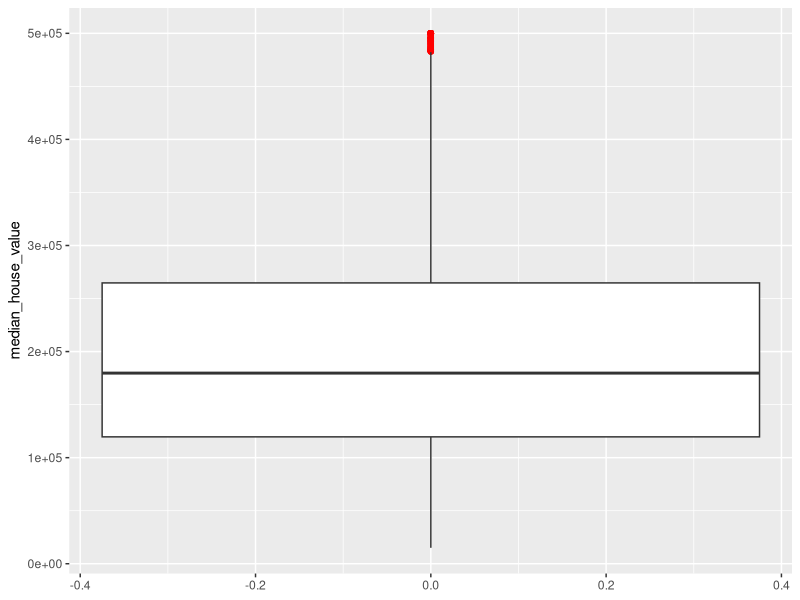
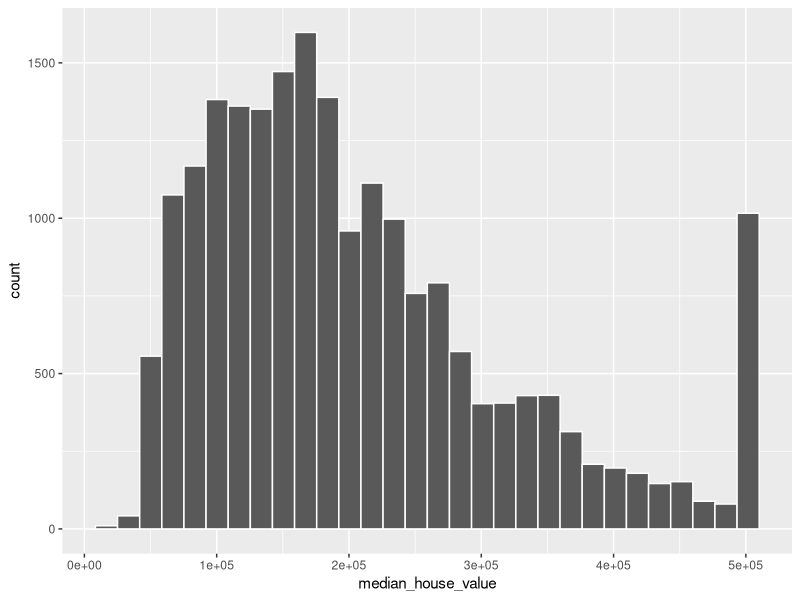
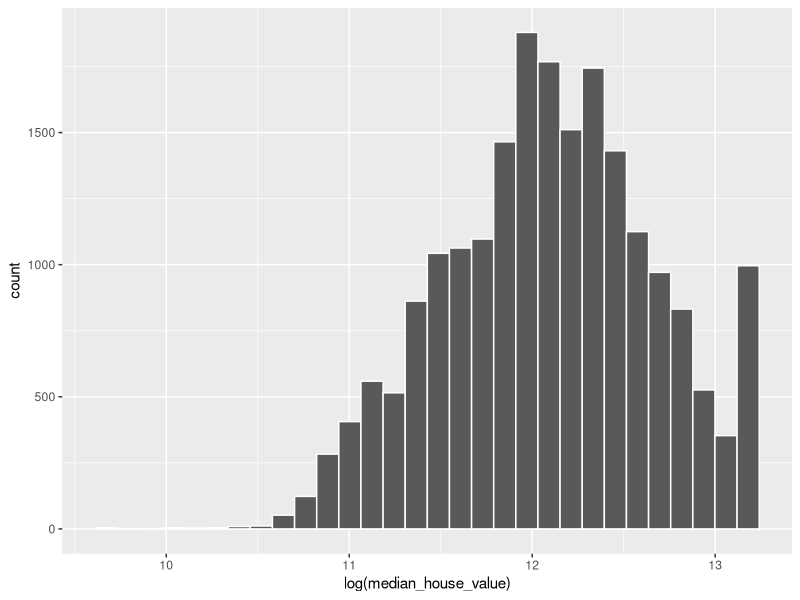
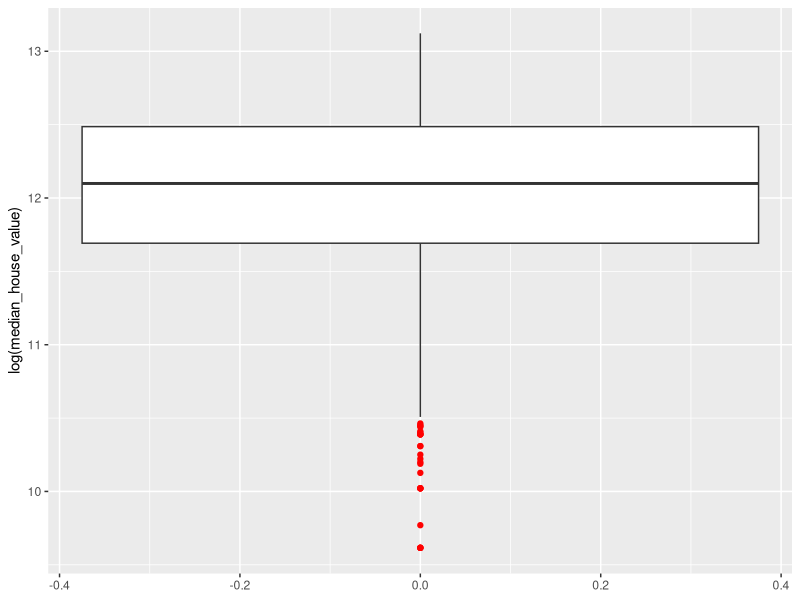
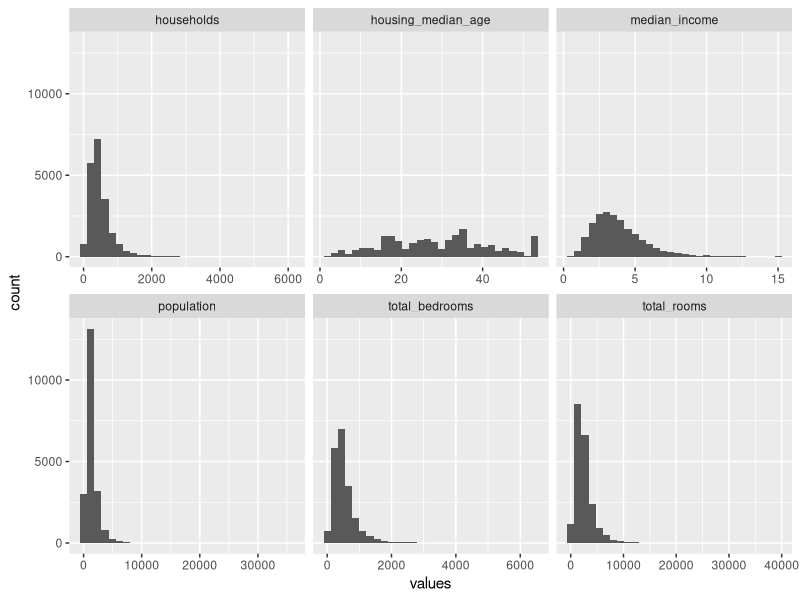
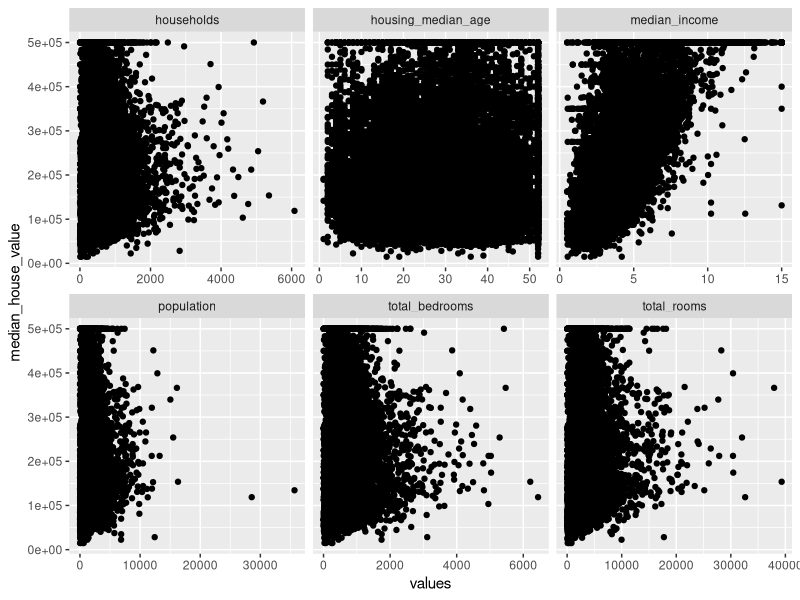
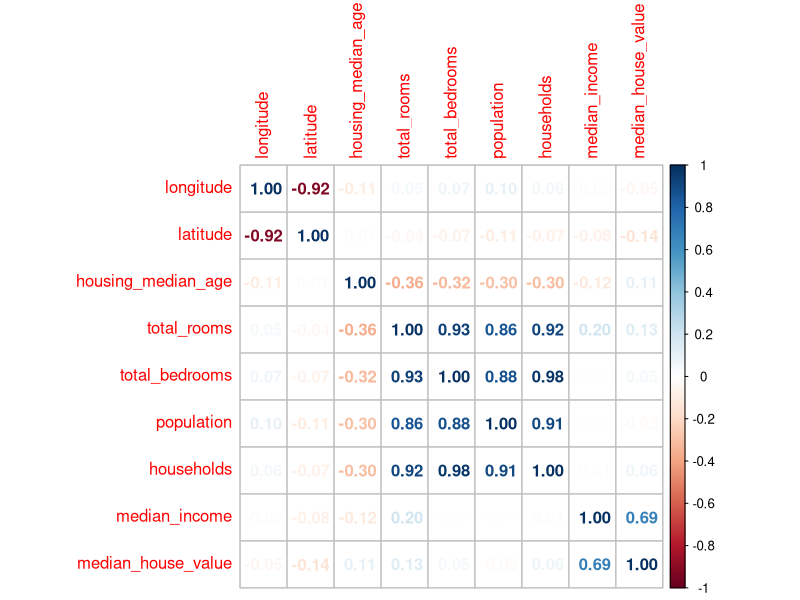
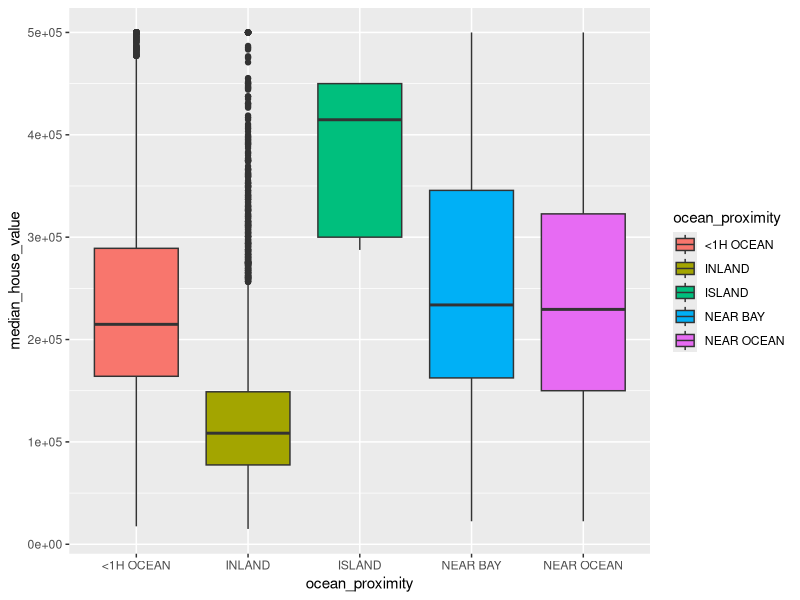

Source code (R) for these figures, in order:
## ---- chunk 1
library(tidyverse)
library(readxl)
## ---- chunk 2
getwd()
list.files()
## ---- chunk 3
housing_price <- read_xlsx("housing.xlsx")

head(housing_price)
## ---- chunk 4
glimpse(housing_price)
## ---- chunk 5
summary(housing_price)
## ---- chunk 6
ggplot( data = housing_price, aes(y=median_house_value ))+
  geom_boxplot(outlier.colour = "red")
## ---- chunk 7
summary(housing_price$median_house_value)
## ---- chunk 8
Q1 <-119600
Q3 <- 264725
IQR <- Q3 - Q1
IQR
IQR(housing_price$median_house_value)
## ---- chunk 9
outliers<-  housing_price %>% 
  filter( median_house_value < Q1 - 1.5 *IQR  | median_house_value > Q3 + 1.5 *IQR )

outliers

nrow(outliers)/ nrow(housing_price)*100
## ---- chunk 10
ggplot( data = housing_price, aes(x=median_house_value ))+
   geom_histogram(color= "white")
  
## ---- chunk 11
ggplot(data = housing_price, aes(x= log(median_house_value )))+
   geom_histogram(color= "white")
   
## ---- chunk 12
ggplot(data = housing_price, aes(y= log(median_house_value )))+
   #geom_histogram(color= "white")
   geom_boxplot(outlier.colour = "red")
## ---- chunk 13
housing_priceT <- housing_price %>% 
  mutate(log_median_house_value = log(median_house_value))

## ---- chunk 14
summary(housing_priceT)
## ---- chunk 15
summary(housing_priceT$log_median_house_value)
## ---- chunk 16
Q1 <-11.691
Q3 <- 12.486 
IQR <- Q3 - Q1
IQR

## ---- chunk 17
outliers <- housing_priceT %>% 
  filter( log_median_house_value < Q1 - 1.5 *IQR  | log_median_house_value  > Q3 + 1.5 *IQR )


dim(outliers)

## ---- chunk 18

housing_price %>% 
  filter( median_house_value > Q1 - 1.5 *IQR  & median_house_value < Q3 + 1.5 *IQR )

## ---- chunk 19
housing_priceT <- housing_price %>% 
  mutate(median_house_value = log(median_house_value))

## ---- chunk 20

housing_price %>% 
  pivot_longer(cols =housing_median_age : median_income,names_to = "variables", values_to = "values" ) %>% 
                    
ggplot( aes(x= values)) +
  geom_histogram() +
  facet_wrap(~ variables, scales = 'free_x') 
 
## ---- chunk 21
housing_price %>% 
  pivot_longer(cols =housing_median_age : median_income,names_to = "variables", values_to = "values" ) %>% 
                    
ggplot( aes(x= values, y= median_house_value)) +
  geom_point() +
  facet_wrap(~ variables, scales = 'free_x') 
 
## ---- chunk 22

M<-housing_price %>% 
  drop_na(total_bedrooms) %>% 
   select(-ocean_proximity, ) %>%  cor()
M
## ---- chunk 23
library(corrplot)
corrplot( M, method = "number")

## ---- chunk 24
ggplot(data= housing_price, aes(x= ocean_proximity, y =median_house_value, fill= ocean_proximity))+
  geom_boxplot()
## ---- chunk 25
ggplot(housing_price, aes(x = longitude, y = latitude, color = median_house_value)) +
  geom_point()+
  scale_color_gradient(low = "yellow", high = "red")

## ---- chunk 26
 housing_price <- housing_price %>% 
  mutate(ocean_proximity = as.factor(ocean_proximity))

housing_price
## ---- chunk 27
(sum(is.na(housing_price$total_bedrooms))/ nrow(housing_price)) * 100
## ---- chunk 28
housing_price <- housing_price %>% 
               drop_na(total_bedrooms)
summary(housing_price$total_bedrooms)
## ---- chunk 29
housing_price <- housing_price %>% 
  mutate(log_median_house_value = log(median_house_value))

housing_price
## ---- chunk 30
housing_price <- housing_price %>% 
  filter(!median_house_value %in% outliers$log_median_house_value)

## ---- chunk 31
ggplot(data = housing_price, aes(y= log_median_house_value ))+
   geom_boxplot(outlier.colour = "red")

## ---- chunk 32

normalize <- function(x) {
  result <- (x - min(x, na.rm = TRUE)
  ) / (max(x, na.rm = TRUE) - min(x, na.rm = TRUE))
  
  return(result)
}

## ---- chunk 33
housing_price <- housing_price %>% 
 mutate(housing_median_age = normalize(housing_median_age),
        total_rooms = normalize(total_rooms), 
        total_bedrooms = normalize(total_bedrooms),
        population = normalize(population),
        households = normalize(households),
        median_income = normalize(median_income)
        )
housing_price
## ---- chunk 34
levels(housing_price$ocean_proximity)
## ---- chunk 35
housing_price <- housing_price %>% 
  mutate( `<1H OCEAN` = if_else(ocean_proximity =="<1H OCEAN", 1, 0),
          INLAND = if_else(ocean_proximity =="INLAND", 1, 0),
          ISLAND  = if_else(ocean_proximity =="ISLAND", 1, 0),
          `NEAR BAY` = if_else(ocean_proximity =="NEAR BAY", 1, 0),
          `NEAR OCEAN` = if_else(ocean_proximity =="<1H OCEAN", 1, 0))
housing_price
## ---- chunk 36
housing_price <- housing_price %>% 
  select(-median_house_value,-ocean_proximity) 
housing_price
## ---- chunk 37
library(rsample)
set.seed(222)
# Save the split information for an 80/20 split of the data
housing_split <- initial_split(housing_price, prop = 0.80)
housing_split

## ---- chunk 38
housing_train <- training(housing_split)
housing_test  <-  testing(housing_split)

dim(housing_train)
dim(housing_test)
## ---- chunk 39
lm_model <- lm(formula = log_median_house_value  ~., data =housing_train)
## ---- chunk 40
summary(lm_model)
## ---- chunk 41
predictions <- predict(lm_model, newdata = housing_test)
## ---- chunk 42
MSE <- mean((housing_test$log_median_house_value - predictions)^2)
MSE

## ---- chunk 43
new_data <- data.frame(longitude =-120.80	,latitude = 37.50 , housing_median_age=  0.41, 
           total_rooms = 0.05,  total_bedrooms = 0.08 ,    
           population = 0.17, households= 0.24, median_income= 0.35,
           `<1H OCEAN`= 0, INLAND = 1,ISLAND = 0,`NEAR BAY` = 0,`NEAR OCEAN` =0
           ) %>%  rename(`<1H OCEAN` = X.1H.OCEAN, 
                         `NEAR OCEAN`= NEAR.OCEAN,
                         `NEAR BAY` = NEAR.BAY )
new_data
## ---- chunk 44
predict(lm_model, newdata = new_data)
## ---- chunk 45
exp(11.49573 )
